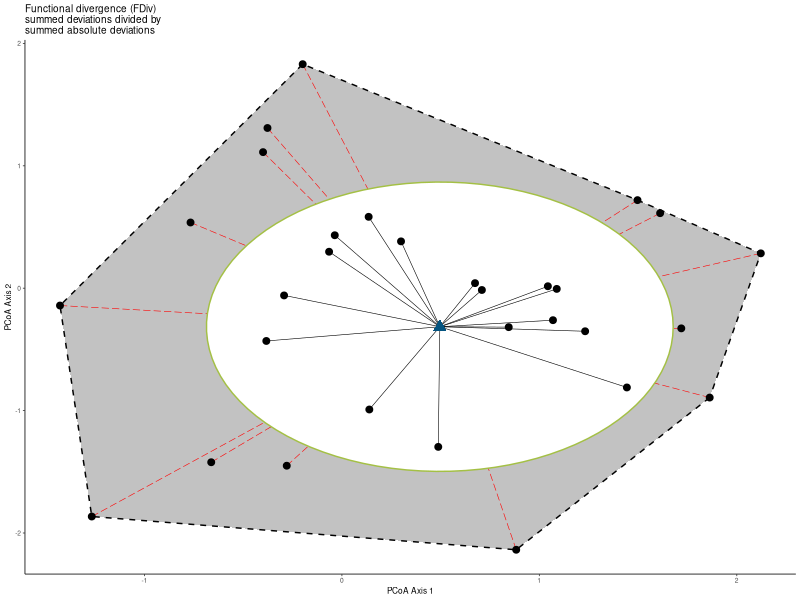
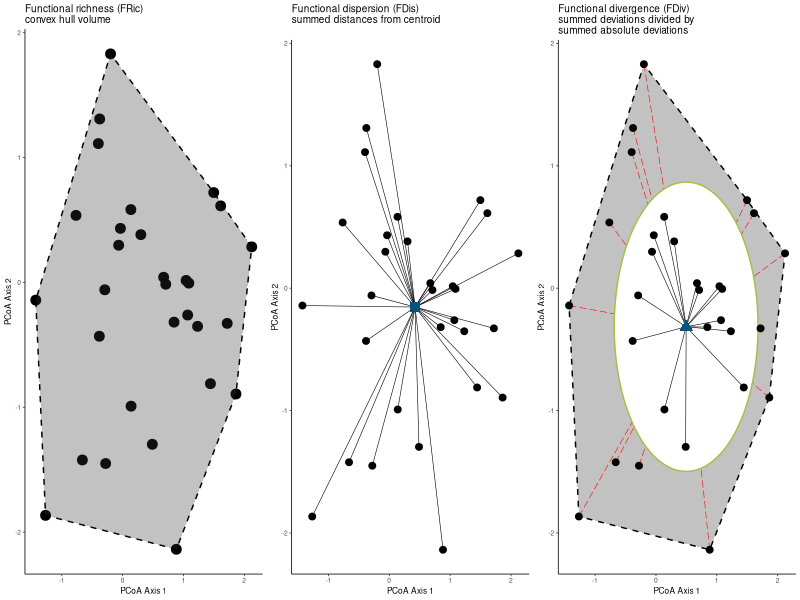

Source code (R) for these figures, in order:
library(ggplot2)

StatChull <- ggproto("StatChull", Stat,
                     compute_group = function(data, scales) {
                       data[chull(data$x, data$y), , drop = FALSE]
                     },
                     
                     required_aes = c("x", "y")
)

stat_chull <- function(mapping = NULL, data = NULL, geom = "polygon",
                       position = "identity", na.rm = FALSE, show.legend = NA, 
                       inherit.aes = TRUE, ...) {
  layer(
    stat = StatChull, data = data, mapping = mapping, geom = geom, 
    position = position, show.legend = show.legend, inherit.aes = inherit.aes,
    params = list(na.rm = na.rm, ...)
  )
}


theme_set(theme_classic(6))
## multivariate richness

set.seed(14)
n <- 30
forgg <- data.frame(trait1=rnorm(n,sd=1), 
           trait2=rnorm(n, sd=1), 
                    FRic=rep(c("High","Low"), each=n/2))

fric <- ggplot(forgg, aes(trait1, trait2)) + 
  geom_point(size=3) + 
  stat_chull(linetype="dashed", color="black", alpha=0.3) + 
  theme(legend.position = "none") + 
  labs(x="PCoA Axis 1", y="PCoA Axis 2", title="Functional richness (FRic)\nconvex hull volume") + 
  scale_fill_manual(values=c("#a4c045", "#045480")) + 
  scale_color_manual(values=c("#a4c045", "#045480")) 

## Functional Diversity (FDiv)


centroid_trait1 <- mean(forgg$trait1)
centroid_trait2 <- mean(forgg$trait2)
forgg$dist_from_centroid <- as.matrix(dist(data.frame(trait1=c(centroid_trait1,forgg$trait1), trait2=c(centroid_trait2,forgg$trait2))))[2:(nrow(forgg)+1),1]


fdis<-ggplot(forgg, aes(trait1, trait2)) + 
  geom_segment(aes(x=trait1, 
                   y=trait2, 
                   xend=centroid_trait1, 
                   yend=centroid_trait2), 
              size=0.2) + 
  geom_point(size=2) +
  annotate("point", x=centroid_trait1, y=centroid_trait2, size=3, color="#045480", shape=15) + 
  #annotate("text", x=2.05, y=-1.05, label=paste0("bar('dC')"), parse=TRUE, color="#a4c045", size=14) + 
  #scale_x_continuous(limits=c(-4, 2.5)) + 
  #scale_y_continuous(limits=c(-4, 2.5)) + 
  theme(
    panel.grid.major.y = element_blank(),
    panel.grid.major.x = element_blank(),
    panel.grid.minor.y = element_blank(),
    panel.grid.minor.x = element_blank(),
  ) + 
  labs(x="PCoA Axis 1", y="PCoA Axis 2", title="Functional dispersion (FDis)\nsummed distances from centroid\n  ")


chull_indices <- chull(forgg$trait1, forgg$trait2)
centroid_hull_trait1 <- mean(forgg$trait1[chull_indices])
centroid_hull_trait2 <- mean(forgg$trait2[chull_indices])
forgg$dist_from_hull_centroid <- as.matrix(dist(data.frame(trait1=c(centroid_hull_trait1,forgg$trait1), trait2=c(centroid_hull_trait2,forgg$trait2))))[2:(nrow(forgg)+1),1]


fdiv<-ggplot(forgg, aes(trait1, trait2)) + 
  stat_chull(linetype="dashed", color="black", alpha=0.3) +
  geom_segment(data=dplyr::filter(forgg, dist_from_hull_centroid > mean(dist_from_hull_centroid)),
               aes(x=trait1, 
                   y=trait2, 
                   xend=centroid_hull_trait1, 
                   yend=centroid_hull_trait2), 
               color="red", size=0.2, linetype="longdash") + 
  annotate("polygon",
           x=centroid_hull_trait1 + mean(forgg$dist_from_hull_centroid)* cos(seq(0,2*pi,length.out=100)),
           y=centroid_hull_trait2 + mean(forgg$dist_from_hull_centroid)* sin(seq(0,2*pi,length.out=100)), fill="white", color="#a4c045") +  
  geom_segment(data=dplyr::filter(forgg, dist_from_hull_centroid < mean(dist_from_hull_centroid)),
               aes(x=trait1, 
                   y=trait2, 
                   xend=centroid_hull_trait1, 
                   yend=centroid_hull_trait2), 
               size=0.2) + 
  geom_point(size=2) +
  annotate("point", x=centroid_hull_trait1, y=centroid_hull_trait2, size=3, color="#045480", shape=17) + 
  theme(
    panel.grid.major.y = element_blank(),
    panel.grid.major.x = element_blank(),
    panel.grid.minor.y = element_blank(),
    panel.grid.minor.x = element_blank(),
  ) + 
  labs(x="PCoA Axis 1", y="PCoA Axis 2", title="Functional divergence (FDiv)\nsummed deviations divided by\nsummed absolute deviations")
print(fdiv)

pdf("./FIGURES/Fig1_combined_fdiv_fric_fdis.pdf", width=6, height=3)
gridExtra::grid.arrange(fric,fdis, fdiv, ncol=3, nrow=1)
dev.off()
